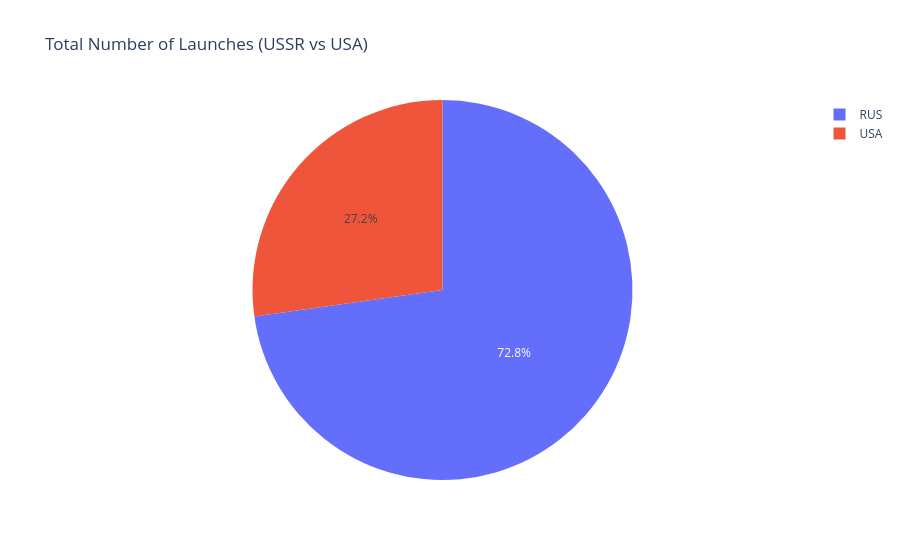

Notebook source saved alongside this figure:
### Code cell
px.pie(
    title = 'Total Number of Launches (USSR vs USA)',
    values = ussr_vs_usa['Country'].value_counts(),
    names = ussr_vs_usa['Country'].value_counts().index,
)

### Figure 1 — Plotly figure (JSON) as saved in the notebook; plotly's stock layout.template omitted (floating-point values rounded to 4 significant figures)
{"data": [{"domain": {"x": [0, 1], "y": [0, 1]}, "hovertemplate": "label=%{label}<br>value=%{value}<extra></extra>", "labels": ["RUS", "USA"], "legendgroup": "", "name": "", "showlegend": true, "type": "pie", "values": [1770, 662]}], "layout": {"autosize": true, "legend": {"tracegroupgap": 0}, "title": {"text": "Total Number of Launches (USSR vs USA)"}}}
